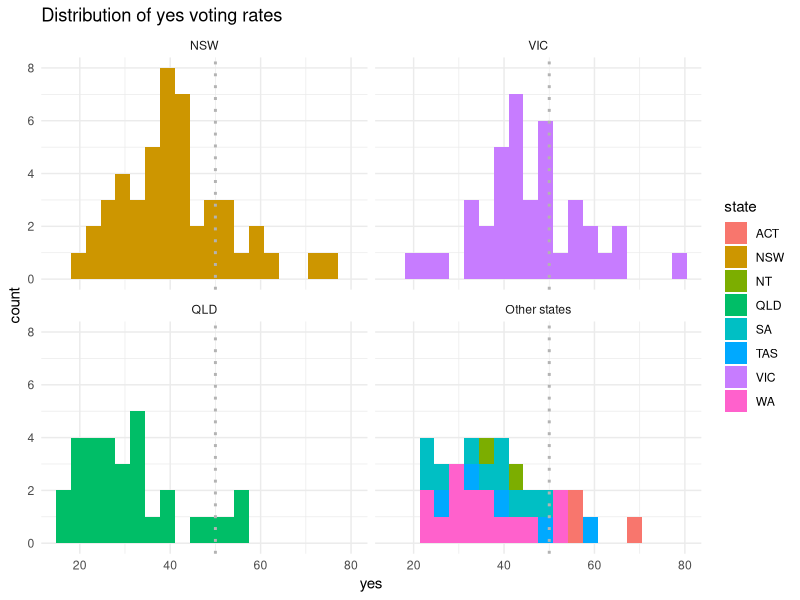
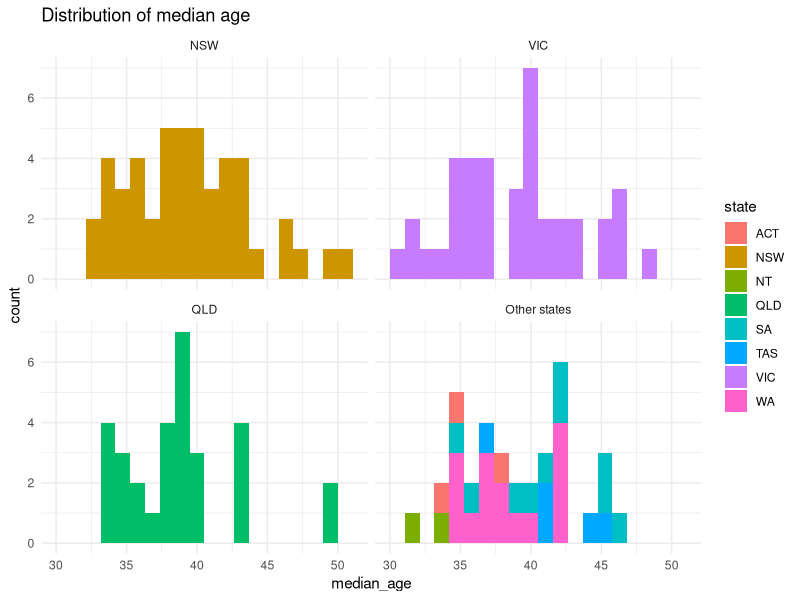
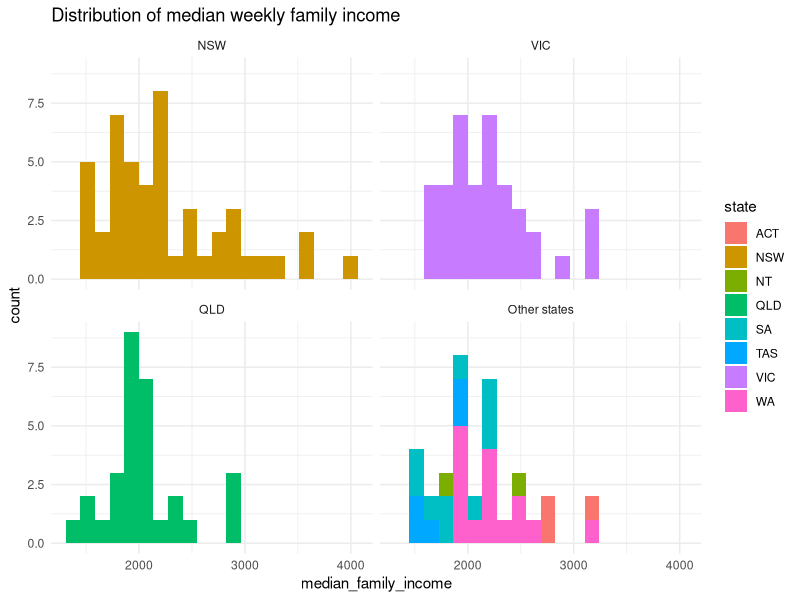
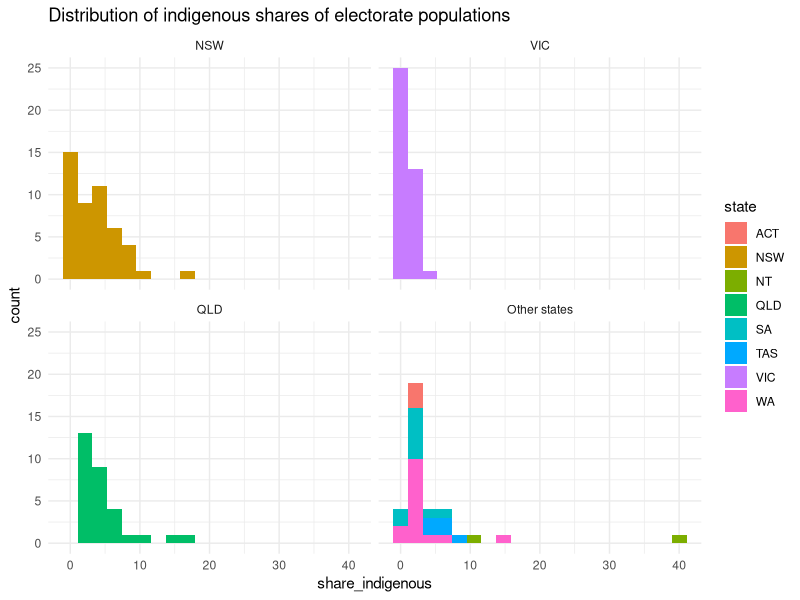
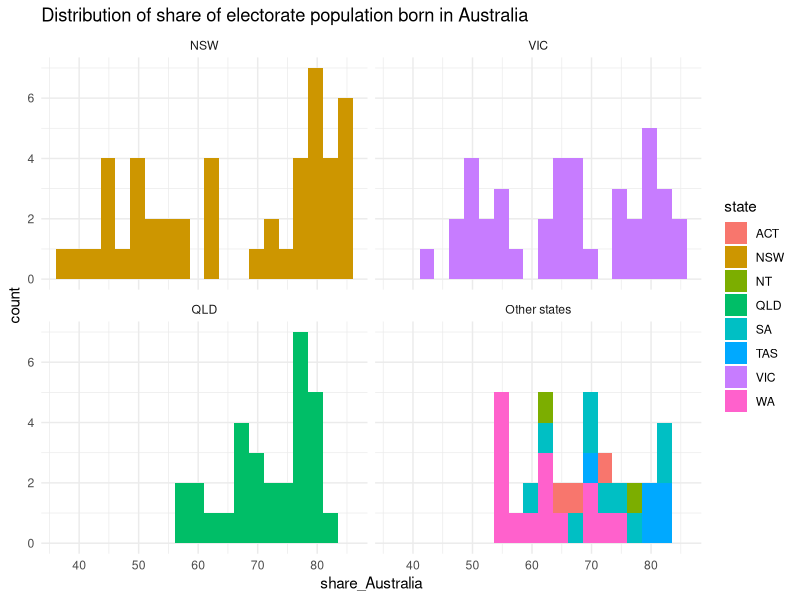
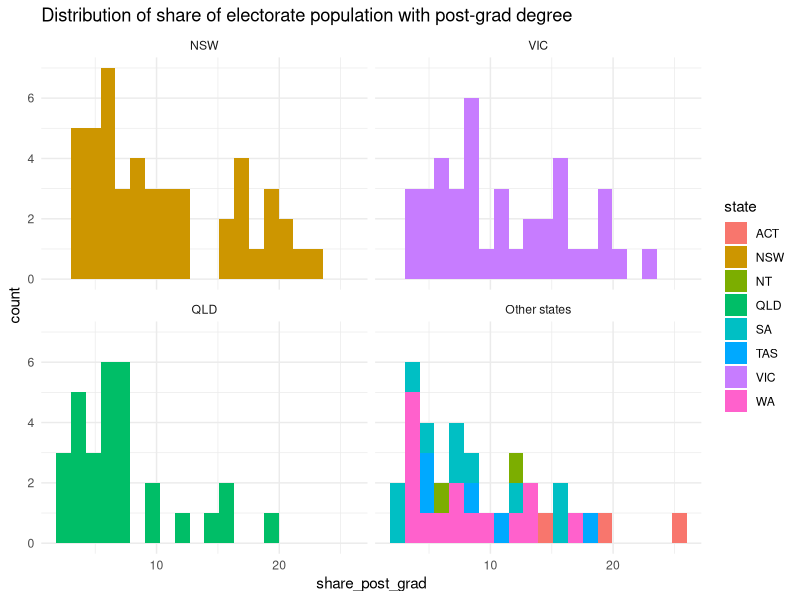
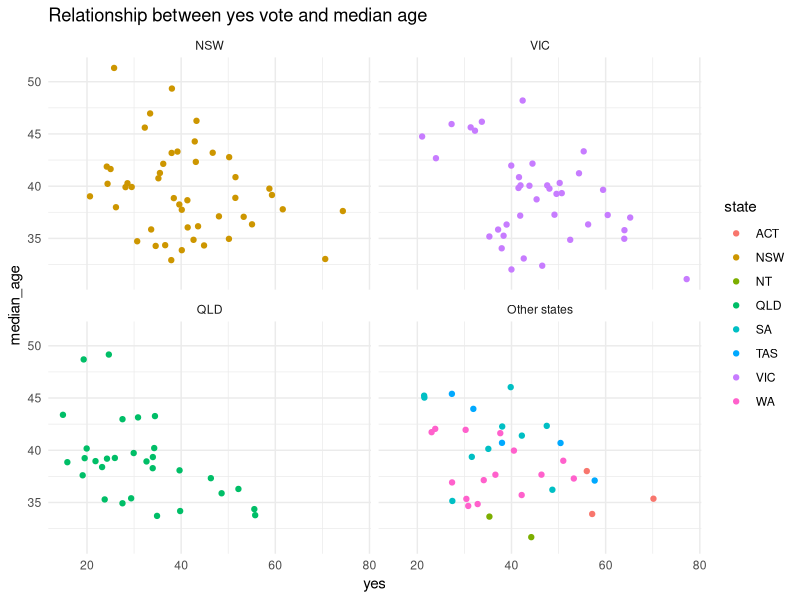
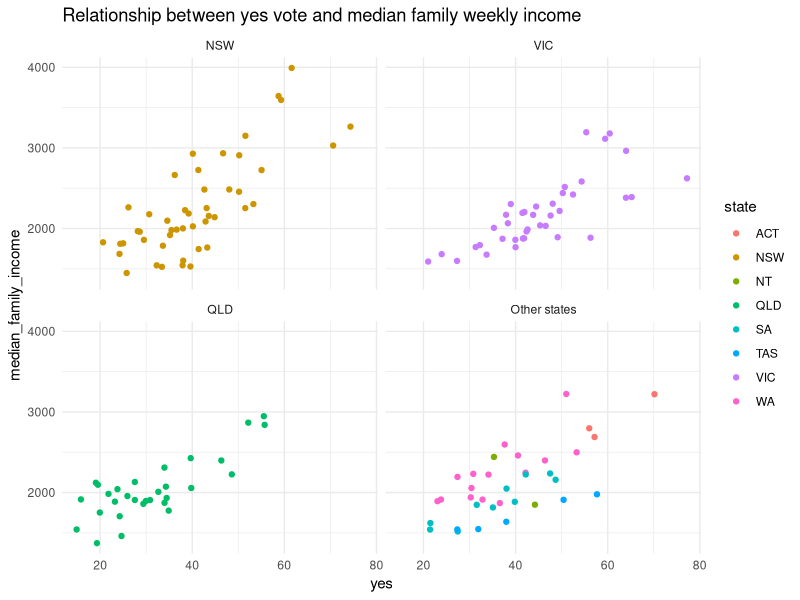

Recreate these plots in R, in order.
library(tidyverse)

################################################################################
############################ Creating a single dataframe########################
################################################################################

voice_referendum_results <- read_csv("data/voice_referendum_electorate_results.csv")

census_data <- read_csv("data/census_data.csv")

################## Combine census_data with referendum #########################

referendum_results <- voice_referendum_results %>% 
  inner_join(census_data, by = "electorate") %>% 
  select(electorate, state, yes = yes_per_cent, median_age, median_family_income, 
         share_indigenous, share_Australia, share_post_grad) %>% 
  mutate(state_group = case_when(
    
    state == "NSW" ~ "NSW",
    state == "VIC" ~ "VIC",
    state == "QLD" ~ "QLD",
    TRUE ~ "Other states"
    
  )) %>% 
  mutate(state_group = as.factor(state_group)) %>% 
  mutate(state_group = fct_relevel(state_group, "NSW", "VIC", "QLD", "Other states"))



################################################################################
######################## Exploratory data analysis #############################
################################################################################


# Distributions of key variables

theme_set(theme_minimal())

ggplot(referendum_results, aes(x = yes, fill = state)) + geom_histogram(bins = 20) + facet_wrap(~state_group, scales = "fixed") + geom_vline(xintercept = 50, linetype = "dotted", color = "grey70", size = 1) + ggtitle("Distribution of yes voting rates")

ggplot(referendum_results, aes(x = median_age, fill = state)) + geom_histogram(bins = 20) + facet_wrap(~state_group, scales = "fixed") + ggtitle("Distribution of median age")

ggplot(referendum_results, aes(x = median_family_income, fill = state)) + geom_histogram(bins = 20) + facet_wrap(~state_group, scales = "fixed") + ggtitle("Distribution of median weekly family income")

ggplot(referendum_results, aes(x = share_indigenous, fill = state)) + geom_histogram(bins = 20) + facet_wrap(~state_group, scales = "fixed") + ggtitle("Distribution of indigenous shares of electorate populations")

ggplot(referendum_results, aes(x = share_Australia, fill = state)) + geom_histogram(bins = 20) + facet_wrap(~state_group, scales = "fixed") + ggtitle("Distribution of share of electorate population born in Australia")

ggplot(referendum_results, aes(x = share_post_grad, fill = state)) + geom_histogram(bins = 20) + facet_wrap(~state_group, scales = "fixed") + ggtitle("Distribution of share of electorate population with post-grad degree")



# Scatter plots between yes vote % and census variables

ggplot(referendum_results, aes(x = yes, y = median_age, colour = state)) + geom_jitter() + facet_wrap(~state_group, scales = "fixed") + ggtitle("Relationship between yes vote and median age")

ggplot(referendum_results, aes(x = yes, y = median_family_income, colour = state)) + geom_jitter() + facet_wrap(~state_group, scales = "fixed") + ggtitle("Relationship between yes vote and median family weekly income")

ggplot(referendum_results, aes(x = yes, y = share_indigenous, colour = state)) + geom_jitter() + facet_wrap(~state_group, scales = "fixed") + ggtitle("Relationship between yes vote and indigenous status")

ggplot(referendum_results, aes(x = yes, y = share_Australia, colour = state)) + geom_jitter() + facet_wrap(~state_group, scales = "fixed") + ggtitle("Relationship between yes vote and Australian birthplace")

ggplot(referendum_results, aes(x = yes, y = share_post_grad, colour = state)) + geom_jitter() + facet_wrap(~state_group, scales = "fixed") + ggtitle("Relationship between yes vote and post-grad degrees")


#Some of the relationships look non-linear

ggplot(referendum_results, aes(x = yes, y = log(share_post_grad), colour = state)) + geom_jitter() + facet_wrap(~state_group, scales = "fixed") + ggtitle("Relationship between yes vote and post-grad degrees")

ggplot(referendum_results, aes(x = yes, y = log(share_indigenous), colour = state)) + geom_jitter() + facet_wrap(~state_group, scales = "fixed") + ggtitle("Relationship between yes vote and indigenous status")




################################################################################
################################# Modelling  ###################################
################################################################################

yes_vote_model <- lm(yes ~ median_family_income + share_indigenous + share_Australia + share_post_grad,
                     data = referendum_results)

summary(yes_vote_model)

yes_vote_model_2 <- lm(yes ~ share_Australia + log(share_post_grad) + median_family_income,
                       data = referendum_results)

summary(yes_vote_model_2)
